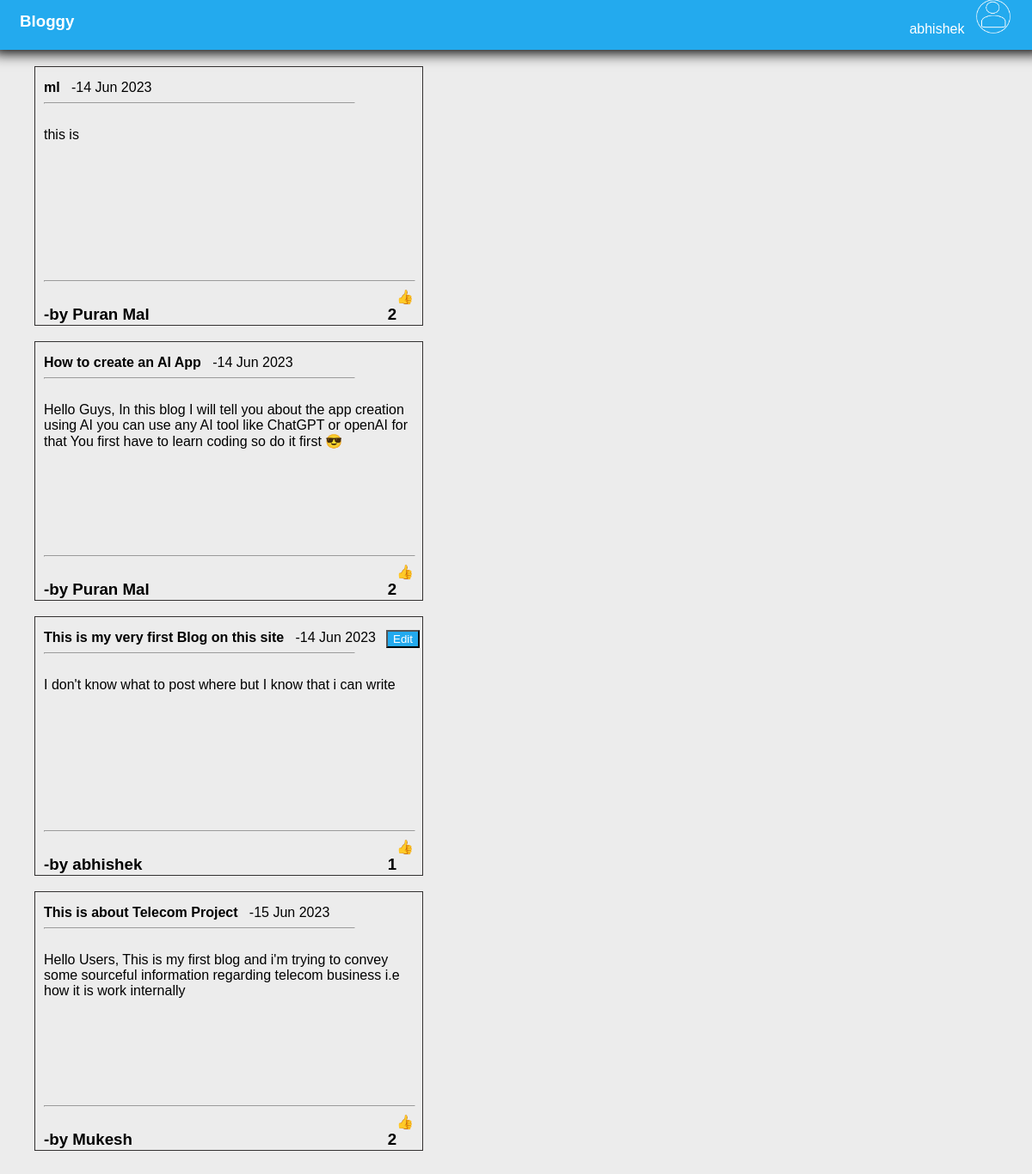
Screenshot of /view/ (signed in) with the database file from the repository.
### models.py (models this page shows)
class User(base,UserMixin):
    __tablename__ = "user"
    id = Column(Integer, primary_key = True)
    name = Column(String(20))
    username = Column(String(25), unique = True,index = True)
    email = Column(String(30), unique = True ,index = True)
    password = Column(String(30))
    created_at = Column(DateTime)
    gender = Column(String(10))
    blog_user = relationship('Blogs',back_populates = "user_blog")

class Blogs(base):
    __tablename__ = "blogs"
    id = Column(Integer,primary_key = True)
    title = Column(String(40))
    author = Column(Integer,ForeignKey(User.id))
    content = Column(Text)
    created_at = Column(DateTime)
    is_deleted = Column(Integer)
    user_blog = relationship('User',back_populates = "blog_user")
    like_count = column_property(select([func.count(Likes.id)]).where (Likes.blog_id == id))

### main.py (the view)
@app.route('/view/')
@login_required
def homepage(db= create_session()):
    db_blogs = db.query(models.Blogs).options(joinedload(models.Blogs.user_blog).load_only('name','email')).filter(models.Blogs.is_deleted == 0).all()
    db.close()
    return render_template('view.html',user = current_user, data = db_blogs)

### main.py (called while the page is built)
@login.user_loader
def load_user(user_id, db = create_session()):
    user = db.query(models.User).get(user_id)
    db.close()
    return user

### templates/view.html (shortened to what this page needs)
<!DOCTYPE html>
<html lang="en">
<head>
    <link rel="stylesheet" href="{{url_for('static', filename = 'main.css')}}">
</head>
<body>
    <div class="parent-div">
        <div class="header-div">
            <h3 style="display: inline-block;margin-left: 20px; user-select: none;">Bloggy</h3>
            <div class="user-profile">
                {{user.name}} &nbsp;
                <img src="{{url_for('static',filename='user.png')}}" height="40px" width="40px" style="display: inline-block;"><br>
            </div>
        </div>
        <div class="body-div" style="overflow-y: auto;">
            <div class="blogs">
                {%for i in data%}
                <div class="blog-display">
                    <div class="blog-head" style="text-align: justify;">
                        <strong>{{i.title}}</strong>&nbsp;&nbsp;
                        -{{i.created_at.strftime('%d %b %Y')}}
                        {% if i.user_blog.id == user.id %}
                            <input type="button" value="Edit" style="float: right;margin-right: 13px;" onclick="document.getElementById('{{i.id}}').style.display = 'block' ">
                        {% endif %}
                        <hr style="width: 80%; margin-right: 23%;">
                     </div>
                    <div class="blog-content-image" style="margin-top: 60px;">
                        <p>{{i.content}}</p>
                    </div>
                    <div class="blog-bottom">
                        <hr style="width: 100%; margin-right: 23%;">
                        <h3 style="display: inline-block;" id="author">-by {{i.user_blog.name}}</h3>
                        <a href="/like/{{i.id}}" style="display: inline-block; float:right; text-decoration: none;">👍</a>
                        <h3 style="display: inline-block; float:right;">{{i.like_count}}</h3>
                    </div>
                </div><br>
                {%endfor%}
            </div>
        </div>
    </div>
</body>
</html>

### static/main.css (style rules this page uses)
.parent-div { max-width: 100%; max-height: 100%; }
.header-div { max-height: 11%; width: 99.98%; max-width: 100%; position:fixed; padding: 3px 11px 4px 11px; top: 0; left: 0; right: 0; background-color: #23aaee; color: white; z-index: 1; font-family: Arial, Helvetica, sans-serif; box-shadow: 0px 4px 15px black; margin: -8px; }
.body-div { height: 95%; width: 100%; left: 0; right: 0; position:fixed; max-width: 100%; margin-top: 3.9%; border-radius: 2px; background-color: rgb(236, 236, 236); }
input[type=button] { background-color: #23aaee; color: white; cursor: pointer; }
.blogs { float :left; height: auto; position:relative; margin-top: 1%; margin-bottom: 5%; padding: 10px 10px 10px 10px ; width: 80%; }
.blog-display { border: 1px solid rgb(51, 49, 49); height: 280px; width: 430px; padding: 10px; margin-left: 30px; font-family: Arial, Helvetica, sans-serif; position: relative; }
.blog-head { height: 30px; width: 100%; font-family: Arial, Helvetica, sans-serif; padding: 5px 0px 10px 0px; position:absolute; text-align: justify; }
.blog-bottom { height: 30%; width: 100%; }
.blog-content-image { height: 170px; margin-top: 12%; }
.user-profile { width: auto; height: 80%; padding: 4px; cursor: pointer; margin-right: 2%; float: right; }

### rows the page displays
User: name "abhishek"
Blogs: title "ml", created_at "14 Jun 2023", content "this is", user_blog.name "Puran Mal", like_count "2"
Blogs: title "How to create an AI App", created_at "14 Jun 2023", content "Hello Guys, In this blog I will tell you about the app creation using AI you can use any AI tool like ChatGPT or openAI for that You first have to learn coding so do it first 😎", user_blog.name "Puran Mal", like_count "2"
Blogs: title "This is my very first Blog on this site", created_at "14 Jun 2023", content "I don't know what to post where but I know that i can write", user_blog.name "abhishek", like_count "1"
Blogs: title "This is about Telecom Project", created_at "15 Jun 2023", content "Hello Users, This is my first blog and i'm trying to convey some sourceful information regarding telecom business i.e how it is work internally", user_blog.name "Mukesh", like_count "2"
